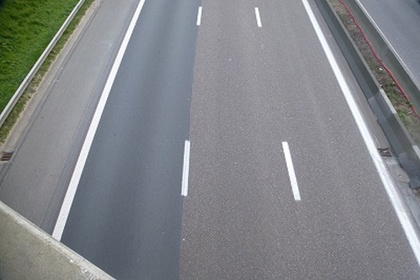
%> input picture matlab/01.JPG, 420 x 280 px, shrunk from 2048 x 1365 before the run
$ octave --eval "result = robust_angle_estimator(imread('01.JPG'));"   (GNU Octave 9; MATLAB toolbox functions it lacks are replaced by stand-ins)
%> lines starting %> are read from the running program, lines starting %| are printed output that depends on the picture
### matlab/squareborder.m
function [F] = squareborder (f, b)
s = min(size(f,1),size(f,2)) - 2*b;
F = f(crop(size(f,1), s), crop(size(f, 2), s));
end
function [inter] = crop(from, to)
left = floor((from - to) / 2);
right = from - to - left;
inter = 1+left:from-right;
end

### matlab/angle_estimator.m
function [vars] = angle_estimator (f, debug, thetas)
if nargin < 3
    thetas = 0:180;
end
if debug == 1
    save_image(f, 'hann', 2);
end

fc = f - mean(mean(f)); % centered
G = fft2(fc);
G = fftshift(G);

S = log(1+abs(G));

if debug == 1
    plothot(S, 1:size(S,1), 1:size(S,2), 'S', 2);
end

vars = find_angle(fc, S, thetas, debug);
%vars = find_angle(fc, ones(size(S)), thetas, debug);
end

function [vars] = find_angle(f, S, thetas, debug)
[R, xp] = radon(S,thetas);
if debug == 1
    plothot(R, thetas, xp, 'Rad', 2);
end

IdRad = radon(ones(size(S)), thetas);
if debug == 2
    plothot(IdRad, thetas, xp, 2)
end
RNorm = R;
for i = 1:size(R,1)
    for j = 1:size(R,2)
        if IdRad(i,j) ~= 0
            RNorm(i,j) = R(i,j)/IdRad(i,j);
        end
    end
end

if debug ==1
    plothot(RNorm, thetas, xp, 'RadNorm', 2);
end
mid_elemt=round(size(R,1)/2);
mid_size=floor(min(size(f))/4*sqrt(2))-1;
RNorm=RNorm(mid_elemt-mid_size:mid_elemt+mid_size,:);
R=R(mid_elemt-mid_size:mid_elemt+mid_size,:);
if debug ==1
    %plothot(R, thetas, xp(mid_elemt-mid_size:mid_elemt+mid_size), 'Rad');
    plothot(RNorm, thetas, xp(mid_elemt-mid_size:mid_elemt+mid_size), 'RadFocus', 2);
end

if debug ==1
    save_plot(thetas, var(R), 'Var', 2);
    save_plot(thetas, max(R), 'max', 2);
    save_plot(thetas, var(RNorm), 'VarN', 2);
    save_plot(thetas, max(RNorm), 'maxN', 2);
end
vars = var(RNorm);

end

### matlab/argmax.m
function [index] = argmax (X)
% Give the index of the maximum of a matrix
% (Just a function to have a cleaner code)
[tmp index] = max(X);
end

### matlab/robust_angle_estimator.m
% B(i,j) = 0 si le pixel est net et 255 s'il est flou
function [angle] = robust_angle_estimator(f, debug, B)
all_blurred = false;

if nargin < 3
    B = 255 * ones(size(f(:,:,1)));
%> B: size 280x420 double; every value is 255
    all_blurred = true;
    if nargin < 2
        debug = 0;
    end
end

%save_image(frs,'frs',2);
thetas = 0:180;
%turns = [0 45];
turns = [0];
vars = zeros(numel(turns), numel(thetas));

n_hann = 1;

epsilon = 1;
best = zeros(numel(turns), numel(turns));
for i = 1:numel(turns)
    % [len wid] = size(frs);
    % vars = angle_estimator(fs([1:len],[1:wid]), debug, thetas);
    turn = turns(i);

    if turn == 0
        if all_blurred
            fs = squareborder(f(:,:,1), 0);
        else
            fs = biggest_square(f(:,:,1), B, debug);
        end
    else
        fr = imrotate(f(:,:,1), turn);
        Br = imrotate(B, turn);
        fs = biggest_square(fr, Br, debug);
    end

    if n_hann > 0
        w_hann1 = hann(size(fs,1));
        w_hann2 = w_hann1(:)*w_hann1(:).';
    end
    for i_hann = 1:n_hann
        fs = w_hann2 .* fs;
    end

    if debug
        save_image(fs, 'hann', 2);
    end

    vars(i,:) = angle_estimator(fs, debug, thetas);

    if debug
        plot(thetas, vars(i,:)); hold on
    end

    if false
        % indexes starts at 0 so angles are shifted by 1
        intervals = [1 91; 91 181];
        nint = size(intervals, 1);
        found = false;
        % As long as we've not found it and there is non-empty intervals
        % left
        while max(abs(diff(intervals'))) > 0 && ~found
            maxs = zeros(1, nint);
            for j = 1:nint
                if intervals(j,1) < intervals(j,2)
                    interval = intervals(j,1):intervals(j,2);
                    cur_thetas = thetas(intervals(j,1):intervals(j,2));
                    [maxs(j,1) index] = max(vars(i,interval));
                    maxs(j,2) = cur_thetas(index);
                else
                    maxs(j,1) = -inf;
                end
            end
            [best(i, 1) max_index] = max(maxs(:, 1));
            best(i, 2) = maxs(max_index, 2)

            if min(min(abs(thetas(intervals) - best(i,2)))) < epsilon
                % On doit rogner
                index_in_thetas = find(thetas == best(i,2), 1);
                for j = 1:nint
                    if thetas(intervals(j,1)) <= best(i,2) && best(i,2) <= thetas(intervals(j,2))
                        if abs(thetas(intervals(j,1)) - best(i,2)) < epsilon
                            intervals(j,1) = index_in_thetas+1;
                        end
                        if abs(thetas(intervals(j,2)) - best(i,2)) < epsilon
                            intervals(j,2) = index_in_thetas-1;
                        end
                    end
                end
            else
                found = true;
            end
        end
        if ~found % We've not found it and the intervals are non-empty
            best(i, 2) = 45; % FIXME find something better to do
            best(i, 1) = -inf;
        end
    else
        [best(i,1) best(i,2)] = max(vars);
        best(i,2) = thetas(best(i,2));
    end
end
%> this loop made 1 pass
%> pass 1, in squareborder, `F = f(crop(size(f,1), s), crop(size(f, 2), s));`:
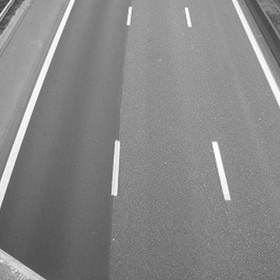
%> F: size 280x280 uint8; min 40, max 255, mean 134.6
%> pass 1, in angle_estimator, `fc = f - mean(mean(f));`:
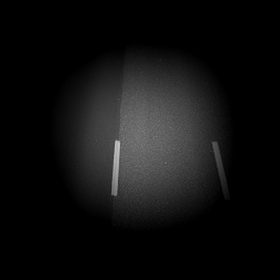
%> fc: size 280x280 uint8; min 0, max 197, mean 15.9
%> pass 1, in angle_estimator, `S = log(1+abs(G));`:
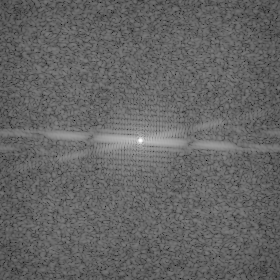
%> S: size 280x280 double; min 0.677, max 14.04, mean 5.98; drawn with min black and max white
%> pass 1, in find_angle, `[R, xp] = radon(S,thetas);`:
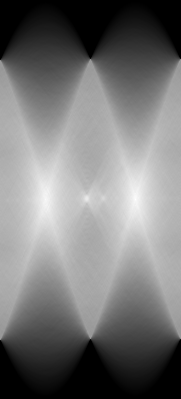
%> R: size 399x181 double; min 0, max 2514.5, mean 1175.1; drawn with min black and max white
%> after the loop:
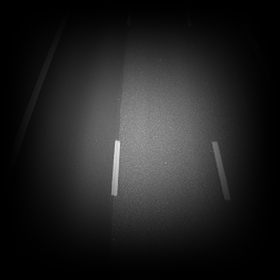
%> fs: size 280x280 uint8; min 0, max 230, mean 33.4
%> after the loop:
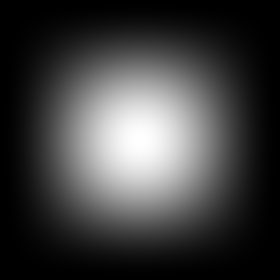
%> w_hann2: size 280x280 double; min 0, max 1, mean 0.248
%> after the loop, best = [0.2 86]; vars = 181 values, max 0.2 at index 87, min 0.0144 at index 3, mean 0.0508; w_hann1 = 280 values, max 1 at index 140, min 0 at index 1, mean 0.498

best_index = argmax(best(:, 1));
%> in argmax, `[tmp index] = max(X);`: tmp = 0.2; index = 1
%> best_index = 1

angle = best(best_index, 2) - turns(best_index);
%> angle = 86

end

$ run again, on matlab/06.JPG
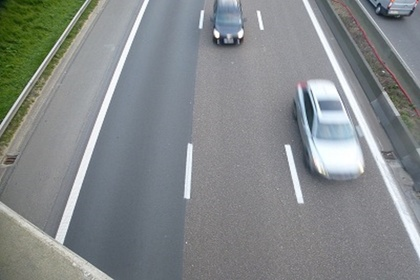
%> input picture matlab/06.JPG, 420 x 280 px, shrunk from 2048 x 1365 before the run
%> B: size 280x420 double; every value is 255
%> the loop in robust_angle_estimator, `for i = 1:numel(turns)` made 1 pass
%> pass 1, in angle_estimator, `S = log(1+abs(G));`:
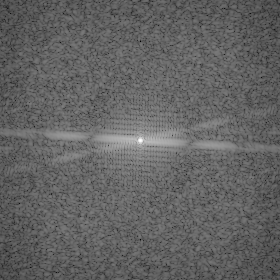
%> S: size 280x280 double; min 0.588, max 14.04, mean 5.82; drawn with min black and max white
%> after the loop in robust_angle_estimator, `for i = 1:numel(turns)`:
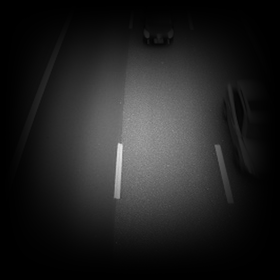
%> fs: size 280x280 uint8; min 0, max 228, mean 33.4
%> after the loop in robust_angle_estimator, `for i = 1:numel(turns)`: best = [0.216 86]; vars = 181 values, max 0.216 at index 87, min 0.00931 at index 42, mean 0.0597; w_hann1 = 280 values, max 1 at index 140, min 0 at index 1, mean 0.498
%> tmp = 0.216; index = 1
%> angle = 86
